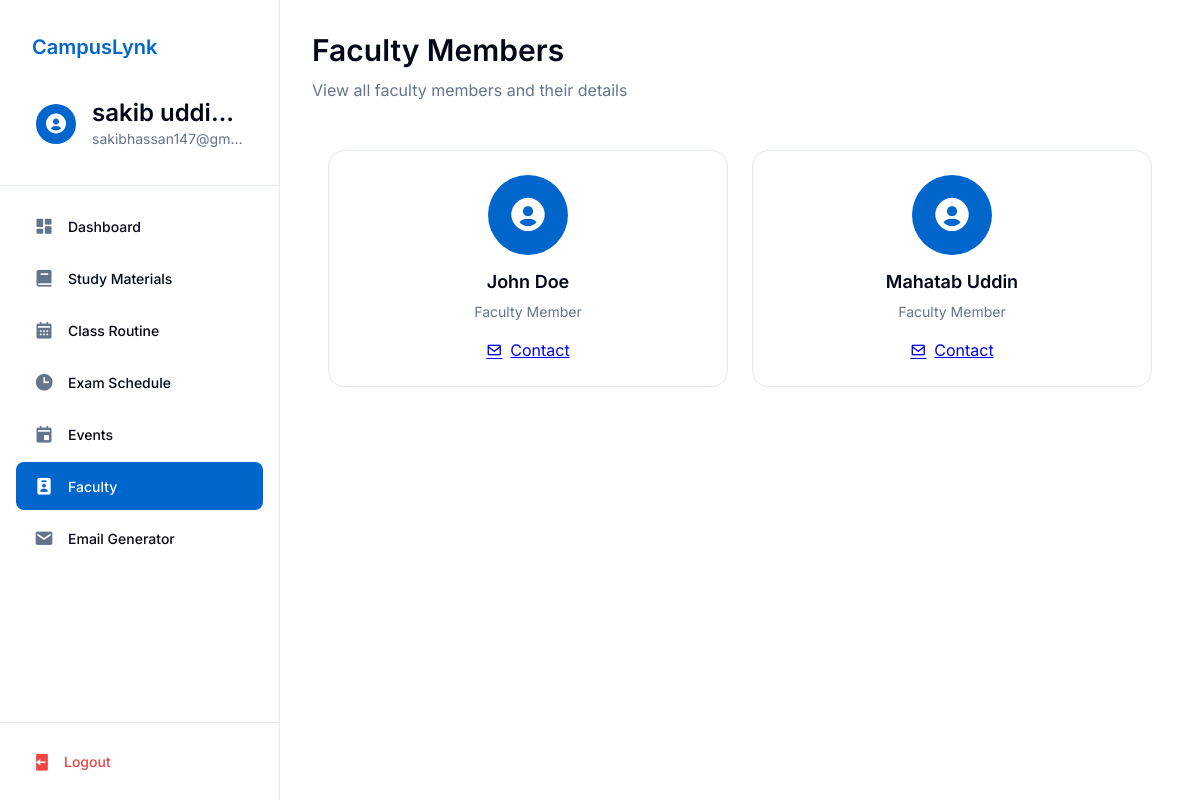
Page /faculty.php (signed in) on the committed database.
### tables this page shows
CREATE TABLE `users` (
  `id` int(11) NOT NULL,
  `username` varchar(255) NOT NULL,
  `email` varchar(255) NOT NULL,
  `password` varchar(255) NOT NULL,
  `role` enum('student','faculty','admin') NOT NULL,
  `name` varchar(255) NOT NULL
);

CREATE TABLE `faculty` (
  `id` int(11) NOT NULL,
  `name` varchar(255) NOT NULL,
  `email` varchar(255) NOT NULL,
  `department` varchar(255) DEFAULT NULL
);

### faculty.php (the view, shortened to what this page needs)
<?php
try {
    $database = new Database();
    $db = $database->getConnection();
    $query = $db->prepare("SELECT * FROM faculty");
    $query->execute();
    $facultyList = $query->fetchAll(PDO::FETCH_ASSOC);
} catch (PDOException $e) {
    $facultyList = [];
    $error = "Database Error: " . htmlspecialchars($e->getMessage());
}
?>
<!DOCTYPE html>
<html lang="en">
<head>
    <link href='https://unpkg.com/boxicons@2.1.4/css/boxicons.min.css' rel='stylesheet'>
    <link rel="stylesheet" href="css/base.css">
    <link rel="stylesheet" href="css/layout.css">
    <link rel="stylesheet" href="css/components.css">
    <link rel="stylesheet" href="css/faculty.css">
</head>
<body>
    <?php include 'sidebar.php'; ?>
    <main class="main-content">
        <section class="welcome-section">
            <h1>Faculty Members</h1>
            <p class="text-muted">View all faculty members and their details</p>
        </section>
        <div class="faculty-grid">
            <?php if (!empty($facultyList)): ?>
                <?php foreach ($facultyList as $faculty): ?>
                    <div class="faculty-card">
                        <div class="faculty-avatar">
                            <i class='bx bxs-user-circle'></i>
                        </div>
                        <h3 class="faculty-name"><?php echo htmlspecialchars($faculty['name']); ?></h3>
                        <p class="faculty-title"><?php echo htmlspecialchars($faculty['profession'] ?? 'Faculty Member'); ?></p>
                        <div class="faculty-contact">
                            <a href="mailto:<?php echo htmlspecialchars($faculty['email']); ?>" class="btn btn-outline btn-sm">
                                <i class='bx bx-envelope'></i>
                                Contact
                            </a>
                        </div>
                    </div>
                <?php endforeach; ?>
            <?php endif; ?>
        </div>
    </main>
</body>
</html>

### sidebar.php (shortened to what this page needs)
<?php
try {
    $database = new Database();
    $db = $database->getConnection();
    $query = $db->prepare("SELECT name FROM users WHERE email = ?");
    $query->execute([$_SESSION['useremail']]);
    $user = $query->fetch(PDO::FETCH_ASSOC);
} catch (PDOException $e) {
    header("Location: login.php?error=Database Error: " . urlencode($e->getMessage()));
    exit();
}
$current_page = basename($_SERVER['PHP_SELF']);
?>
<link href='https://unpkg.com/boxicons@2.1.4/css/boxicons.min.css' rel='stylesheet'>
<aside class="sidebar">
    <div class="sidebar-header">
        <div class="logo-and-title-div">
            <a href="dashboard.php" class="navbar-brand">CampusLynk</a>
        </div>
        <a href="profile.php" class="user-info">
            <div class="user-avatar">
                <i class='bx bxs-user-circle'></i>
            </div>
            <div class="user-details">
                <h3 class="user-name"><?php echo htmlspecialchars($user['name']); ?></h3>
                <p class="user-email"><?php echo htmlspecialchars($_SESSION['useremail']); ?></p>
            </div>
        </a>
    </div>
    <div class="sidebar-content">
        <ul class="nav-links">
            <li>
                <a href="dashboard.php" class="nav-link <?php echo $current_page === 'dashboard.php' ? 'active' : ''; ?>">
                    <i class='bx bxs-dashboard'></i>
                    <span>Dashboard</span>
                </a>
            </li>
            <li>
                <a href="study-materials.php" class="nav-link <?php echo $current_page === 'study-materials.php' ? 'active' : ''; ?>">
                    <i class='bx bxs-book'></i>
                    <span>Study Materials</span>
                </a>
            </li>
            <li>
                <a href="class_routine1.php" class="nav-link <?php echo $current_page === 'class_routine1.php' ? 'active' : ''; ?>">
                    <i class='bx bxs-calendar'></i>
                    <span>Class Routine</span>
                </a>
            </li>
            <li>
                <a href="exam_schedule.php" class="nav-link <?php echo $current_page === 'exam_schedule.php' ? 'active' : ''; ?>">
                    <i class='bx bxs-time'></i>
                    <span>Exam Schedule</span>
                </a>
            </li>
            <li>
                <a href="eventpage.php" class="nav-link <?php echo $current_page === 'eventpage.php' ? 'active' : ''; ?>">
                    <i class='bx bxs-calendar-event'></i>
                    <span>Events</span>
                </a>
            </li>
            <li>
                <a href="faculty.php" class="nav-link <?php echo $current_page === 'faculty.php' ? 'active' : ''; ?>">
                    <i class='bx bxs-user-badge'></i>
                    <span>Faculty</span>
                </a>
            </li>
            <li>
                <a href="email_assistant.php" class="nav-link <?php echo $current_page === 'email_assistant.php' ? 'active' : ''; ?>">
                    <i class='bx bxs-envelope'></i>
                    <span>Email Generator</span>
                </a>
            </li>
        </ul>
    </div>
    <div class="sidebar-footer">
        <a href="logout.php" class="logout-btn">
            <i class='bx bxs-log-out'></i>
            <span>Logout</span>
        </a>
    </div>
</aside>

### css/base.css (style rules this page uses)
:root { --background: #ffffff; --foreground: #020817; --card: #ffffff; --card-foreground: #020817; --popover: #ffffff; --popover-foreground: #020817; --primary: #0066cc; --primary-foreground: #ffffff; --secondary: #f1f5f9; --secondary-foreground: #0f172a; --muted: #f1f5f9; --muted-foreground: #64748b; --accent: #f1f5f9; --accent-foreground: #0f172a; --destructive: #ef4444; --destructive-foreground: #ffffff; --success: #16a34a; --success-foreground: #ffffff; --border: #e2e8f0; --input: #e2e8f0; --ring: #0066cc; --spacing-1: 0.25rem; --spacing-2: 0.5rem; --spacing-3: 0.75rem; --spacing-4: 1rem; --spacing-5: 1.25rem; --spacing-6: 1.5rem; --spacing-8: 2rem; --spacing-10: 2.5rem; --spacing-12: 3rem; --radius-sm: 0.125rem; --radius: 0.5rem; --radius-md: 0.75rem; --radius-lg: 1rem; --shadow-sm: 0 1px 2px rgba(0, 0, 0, 0.05); --shadow: 0 1px 3px rgba(0, 0, 0, 0.1), 0 1px 2px rgba(0, 0, 0, 0.06); --shadow-md: 0 4px 6px -1px rgba(0, 0, 0, 0.1), 0 2px 4px -1px rgba(0, 0, 0, 0.06); --shadow-lg: 0 10px 15px -3px rgba(0, 0, 0, 0.1), 0 4px 6px -2px rgba(0, 0, 0, 0.05); }
* { margin: 0; padding: 0; box-sizing: border-box; font-family: 'Inter', sans-serif; }
body { background-color: var(--background); color: var(--foreground); line-height: 1.5; }
h1, h2, h3, h4, h5, h6 { font-weight: 600; line-height: 1.25; margin-bottom: var(--spacing-4); }
h1 { font-size: 2.25rem; }
h3 { font-size: 1.5rem; }
.text-muted { color: var(--muted-foreground); }
.main-content { margin-left: 280px; padding: 2rem; min-height: 100vh; background-color: var(--background); }

### css/layout.css (style rules this page uses)
:root { --sidebar-width: 280px; }
.main-content { margin-left: var(--sidebar-width); padding: 2rem; min-height: 100vh; background: var(--background); }
.sidebar { width: var(--sidebar-width); height: 100vh; background-color: var(--background); border-right: 1px solid var(--border); display: flex; flex-direction: column; position: fixed; left: 0; top: 0; z-index: 1000; overflow-y: auto; }
.sidebar-header { padding: 1.5rem; border-bottom: 1px solid var(--border); display: flex; flex-direction: column; gap: 1rem; background: var(--background); }
.logo-and-title-div { display: flex; align-items: center; gap: 0.75rem; text-decoration: none; padding: 0.5rem; border-radius: var(--radius); transition: background-color 0.2s; }
.navbar-brand { color: var(--primary); font-size: 1.25rem; font-weight: 600; text-decoration: none; }
.user-info { display: flex; align-items: center; gap: 1rem; padding: 0.75rem; border-radius: var(--radius); transition: background-color 0.2s; text-decoration: none; }
.user-avatar { width: 40px; height: 40px; border-radius: 50%; background: var(--primary); display: flex; align-items: center; justify-content: center; flex-shrink: 0; }
.user-avatar i { font-size: 1.5rem; color: var(--primary-foreground); }
.user-details { flex: 1; min-width: 0; }
.user-name { font-weight: 600; color: var(--foreground); margin: 0; white-space: nowrap; overflow: hidden; text-overflow: ellipsis; }
.user-email { font-size: 0.875rem; color: var(--muted-foreground); margin: 0; white-space: nowrap; overflow: hidden; text-overflow: ellipsis; }
.sidebar-content { flex: 1; display: flex; flex-direction: column; padding: 1rem 0; }
.nav-links { list-style: none; padding: 0 1rem; margin: 0; }
.nav-links li { margin-bottom: 0.25rem; }
.nav-link { display: flex; align-items: center; gap: 0.75rem; padding: 0.75rem 1rem; color: var(--foreground); text-decoration: none; border-radius: var(--radius); transition: all 0.2s; font-size: 0.875rem; font-weight: 500; }
.nav-link.active { background-color: var(--primary); color: var(--primary-foreground); }
.nav-link.active i { color: inherit; }
.nav-link i { font-size: 1.25rem; width: 1.5rem; height: 1.5rem; display: inline-flex; align-items: center; justify-content: center; color: var(--muted-foreground); }
.sidebar-footer { padding: 1rem; border-top: 1px solid var(--border); background: var(--background); }
.logout-btn { display: flex; align-items: center; gap: 0.75rem; padding: 0.75rem 1rem; width: 100%; color: var(--destructive); text-decoration: none; border-radius: var(--radius); transition: all 0.2s; font-size: 0.875rem; font-weight: 500; }
.logout-btn i { font-size: 1.25rem; }
.welcome-section { margin-bottom: 2rem; }
.welcome-section h1 { font-size: 1.875rem; font-weight: 600; color: var(--foreground); margin-bottom: 0.5rem; }

### rows in the picture
users: name "sakib uddi…"
faculty: name "John Doe", profession "Faculty Member"
faculty: name "Mahatab Uddin", profession "Faculty Member"

### other values in the picture
$_SESSION['useremail'] "sakibhassan147@gm…"
